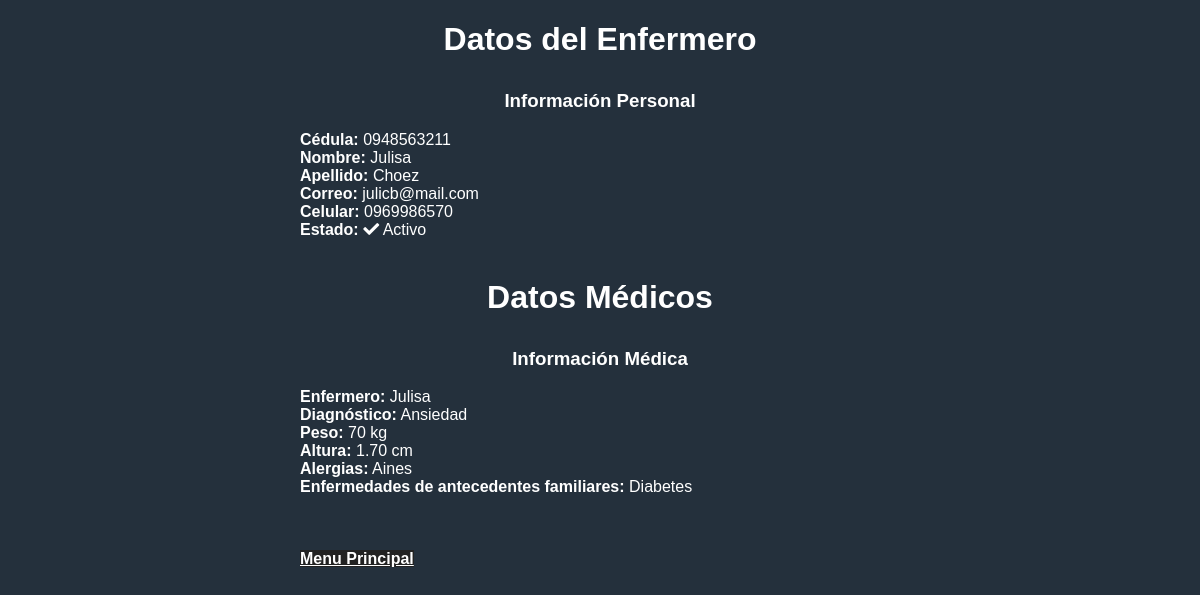
/ver_enfermero/3, run on the app's committed database.
### enfermeros/models.py (models this page shows, shortened)
class Enfermero(models.Model):
    GENERO = [
        ("M", "Masculino"),
        ("F", "Femenino"),
    ]
    cedula = models.CharField(max_length=50)
    nombre = models.CharField(max_length=50)
    apellido = models.CharField(max_length=50)
    genero = models.CharField(max_length=1, choices=GENERO, null=True)
    especialidad = models.CharField(max_length=20)
    celular = models.CharField(max_length=50)
    correo = models.CharField(max_length=50)
    dato = models.ForeignKey(Datos, on_delete=models.SET_NULL, null=True)
    antecedentes = models.ForeignKey(Enfermedad, on_delete=models.SET_NULL, null=True)
    activo = models.BooleanField(default=True)

class Datos(models.Model):
    diagnostico = models.CharField(max_length=20, null=True)
    peso = models.IntegerField(null=True)
    altura = models.DecimalField(max_digits=4, decimal_places=2, null=True)
    alergia = models.CharField(max_length=100, null=True)

class Enfermedad(models.Model):
    familiar = models.CharField(max_length=40, null=True)
    def __str__(self):
        return f'{self.familiar}'

### enfermeros/views.py (the view)
# urls.py: path('ver_enfermero/<int:id>', ver_enfermero),
def ver_enfermero(request, id):
    enfermero = Enfermero.objects.get(pk=id)
    enfermero = get_object_or_404(Enfermero, pk=id)
    datos = {'enfermero': enfermero}
    print(enfermero)
    pagina = loader.get_template('ver.html')
    return HttpResponse(pagina.render(datos, request))

### enfermeros/templates/ver.html (shortened to what this page needs)
<!DOCTYPE html>
<html lang="en">
<head>
    <link rel="stylesheet" href="https://cdnjs.cloudflare.com/ajax/libs/font-awesome/5.15.3/css/all.min.css">
</head>
<body>
    <div class="container">
        <h1>Datos del Enfermero</h1>
        <div class="datos-enfermero">
            <h3>Información Personal</h3>
            <div class="row">
                <div class="col-6">
                    <strong>Cédula:</strong> {{enfermero.cedula}}
                </div>
                <div class="col-6">
                    <strong>Nombre:</strong> {{enfermero.nombre}}
                </div>
            </div>
            <div class="row">
                <div class="col-6">
                    <strong>Apellido:</strong> {{enfermero.apellido}}
                </div>
                <div class="col-6">
                    <strong>Correo:</strong> {{enfermero.correo}}
                </div>
            </div>
            <div class="row">
                <div class="col-6">
                    <strong>Celular:</strong> {{enfermero.celular}}
                </div>
                <div class="col-6">
                    <strong>Estado:</strong>
                        {% if enfermero.activo %}
                            <i class="fas fa-check"></i> Activo
                        {% else %}
                            <i class="fas fa-times"></i> Inactivo
                        {% endif %}
                </div>
            </div>
        </div>
        <br>
        <h1>Datos Médicos</h1>
        <div class="datos-medicos">
            <h3>Información Médica</h3>
            <div class="row">
                <div class="col-6">
                    <strong>Enfermero:</strong> {{enfermero.nombre}}
                </div>
                <div class="col-6">
                    <strong>Diagnóstico:</strong> {{enfermero.dato.diagnostico}}
                </div>
            </div>
            <div class="row">
                <div class="col-6">
                    <strong>Peso:</strong> {{enfermero.dato.peso}} kg
                </div>
                <div class="col-6">
                    <strong>Altura:</strong> {{enfermero.dato.altura}} cm
                </div>
            </div>
            <div class="row">
                <div class="col-6">
                    <strong>Alergias:</strong> {{enfermero.dato.alergia}}
                </div>
                <div class="col-6">
                    <strong>Enfermedades de antecedentes familiares:</strong> {{enfermero.antecedentes}}
                </div>
            </div>
        </div>
        <br>
        <br>
        <br>
        <a href="{%url 'inicio'%}" class="btn">Menu Principal</a>
    </div>
</body>
</html>

### enfermeros/templates/ver.html (style rules this page uses)
body { background-color: #24303c; color: #fff; font-family: sans-serif; }
h1, h2, h3 { color: #fff; text-align: center; }
h3 { margin-top: 2rem; }
.container { width: 600px; margin: 0 auto; }
.datos-enfermero { margin-top: 2rem; }
.datos-medicos { margin-top: 2rem; }
.btn { color: #fff; border-color: #fff; background-color: #222; font-size: 16px; font-weight: bold; }

### data on the page
Enfermero: cedula "0948563211", nombre "Julisa", apellido "Choez", correo "julicb@mail.com", celular "0969986570", dato.diagnostico "Ansiedad", dato.peso "70", dato.altura "1.70", dato.alergia "Aines", antecedentes "Diabetes"
